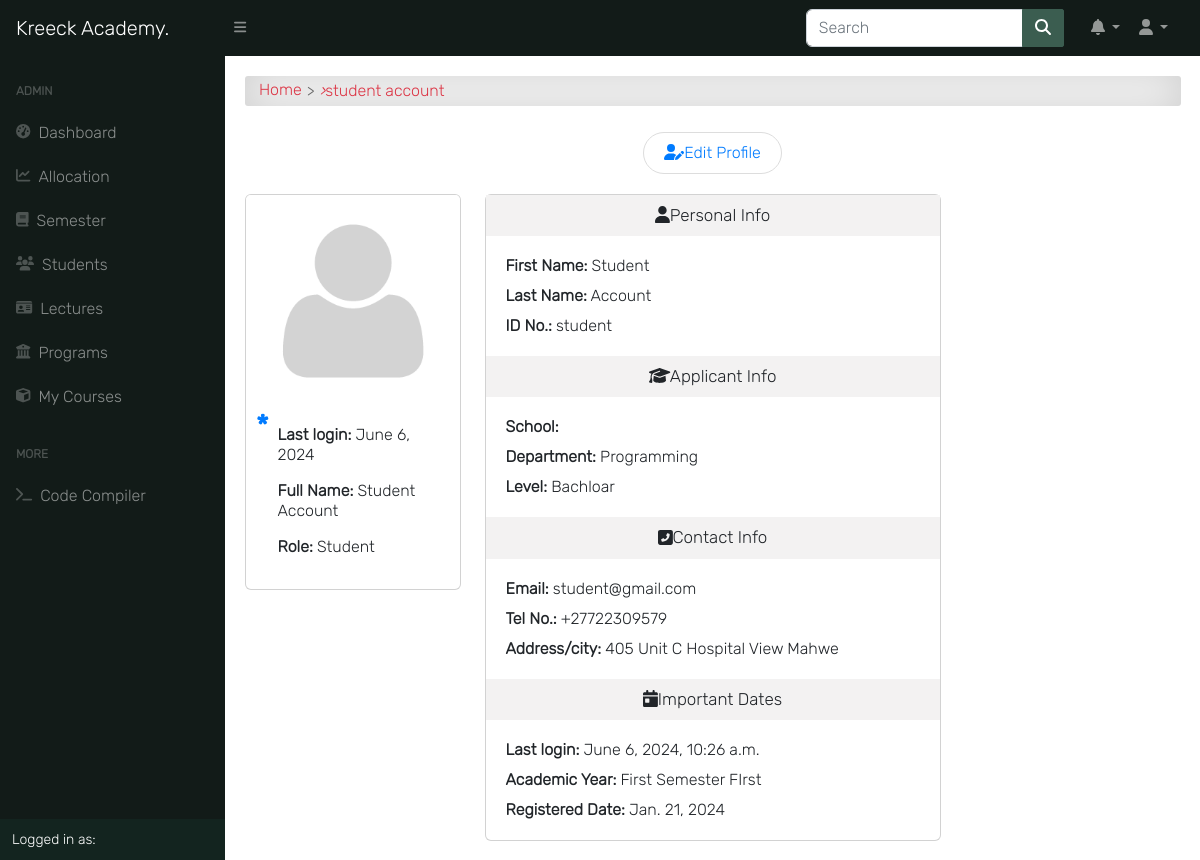
The app's page /auth/profile/3/detail/ (signed in), older data.
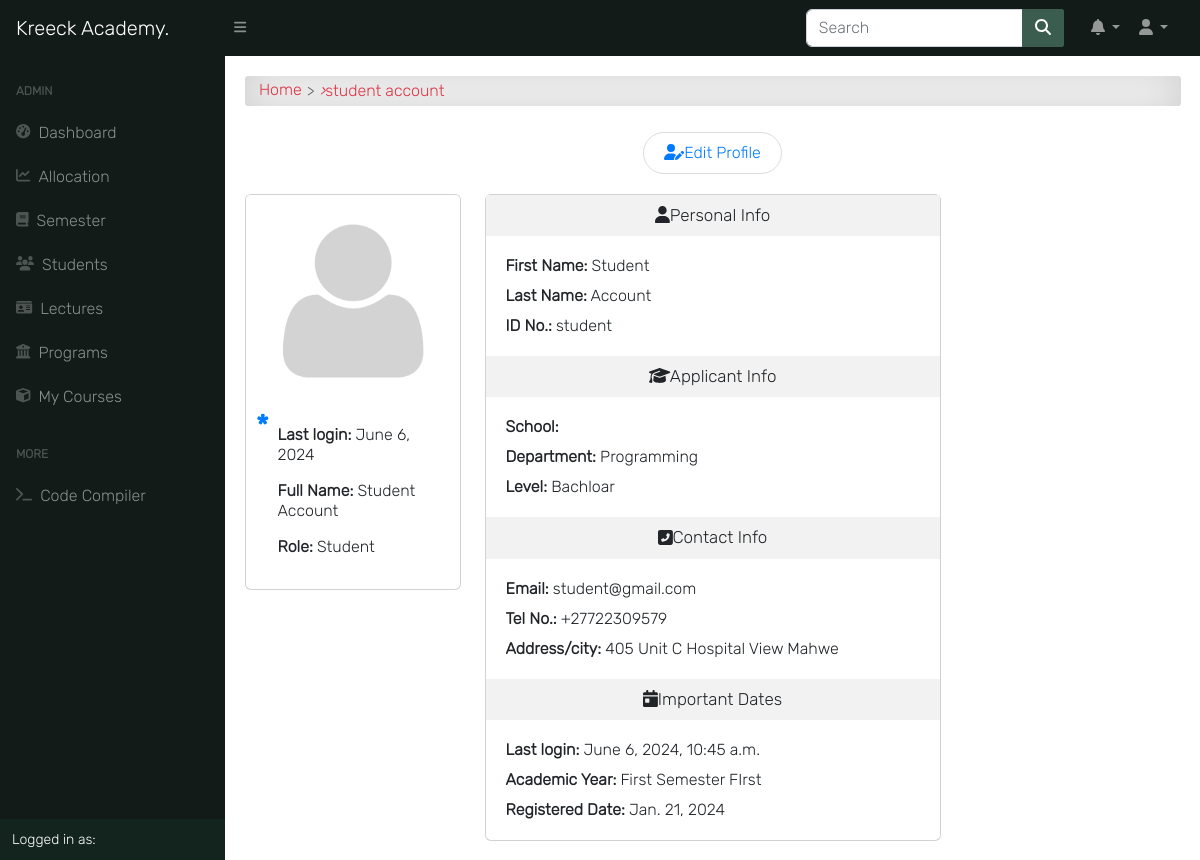
The same page, newer data.
### accounts/models.py (models this page shows, shortened)
class User(AbstractUser):
    is_student = models.BooleanField(default=False)
    is_lecturer = models.BooleanField(default=False)
    is_parent = models.BooleanField(default=False)
    is_dep_head = models.BooleanField(default=False)
    phone = models.CharField(max_length=60, blank=True, null=True)
    address = models.CharField(max_length=60, blank=True, null=True)
    picture = models.ImageField(upload_to='profile_pictures/%y/%m/%d/', default='default.png', null=True)
    email = models.EmailField(blank=True, null=True)
    username_validator = ASCIIUsernameValidator()
    objects = UserManager()
    @property
    def get_full_name(self):
        full_name = self.username
        if self.first_name and self.last_name:
            full_name = self.first_name + " " + self.last_name
        return full_name
    @property
    def get_user_role(self):
        if self.is_superuser:
            return "Admin"
        elif self.is_student:
            return "Student"
        elif self.is_lecturer:
            return "Lecturer"
        elif self.is_parent:
            return "Parent"

### accounts/views.py (the view, shortened to what this page needs)
# urls.py: path('profile/<int:id>/detail/', profile_single, name='profile_single'),
@login_required
@admin_required
def profile_single(request, id):
    if request.user.id == id:
        return redirect("/profile/")
    current_session = get_object_or_404(Session, is_current_session=True)
    current_semester = get_object_or_404(Semester, is_current_semester=True, session=current_session)
    user = User.objects.get(pk=id)
    if user.is_lecturer:
        courses = Course.objects.filter(allocated_course__lecturer__pk=id).filter(semester=current_semester)
        context = {
            'title': user.get_full_name,
            "user": user,
            "user_type": "Lecturer",
            "courses": courses,
            'current_session': current_session,
            'current_semester': current_semester,
        }
        return render(request, 'accounts/profile_single.html', context)
    elif user.is_student:
        student = Student.objects.get(student__pk=id)
        courses = TakenCourse.objects.filter(student__student__id=id, course__level=student.level)
        context = {
            'title': user.get_full_name,
            'user': user,
            "user_type": "student",
            'courses': courses,
            'student': student,
            'current_session': current_session,
            'current_semester': current_semester,
        }
        return render(request, 'accounts/profile_single.html', context)

### app/models.py (called while the page is built)
    def __str__(self):
        return self.session

    def __str__(self):
        return self.semester

### course/models.py (called while the page is built)
    def __str__(self):
        return self.title

### templates/accounts/profile_single.html (shortened to what this page needs)
{% extends 'base.html' %}
{% load static %}
{% load i18n %}
{% block content %}
<div id="input-nav"><a href="{% url 'home' %}" class="primary1">Home</a> <i>&rsaquo;</i> {{ user.get_full_name }}</div>
{% if request.user.is_superuser %}
<div class="btn-flex">
    {% if user.is_student %}
    <a class="edit-btn" href="{% url 'student_edit' pk=user.id %}">
        <i class="fas fa-user-edit"></i><span class="mobile-hide">Edit Profile</span>
    </a>
    {% endif %}
</div>
{% endif %}
<div class="row justify-content-between">
    <div class="col-md-3 mx-auto">
        <div class="card">
            {% if request.user.is_authenticated %}
                {% if not request.user.is_lecturer %}
                    <img src="{{ user.picture.url }}" class="dashboard-img" onload="cacheProfilePicture(this);">
                {% else %}
                    <img src="{{ user.picture.url }}" class="dashboard-img">
                {% endif %}
            {% endif %}
            <div class="program-description">
                <p><strong>Last login: </strong>{{ user.last_login|date }}</p>
                <p><strong>Full Name: </strong>{{ user.get_full_name|title }}</p>
                <p><strong>Role: </strong>
                    {{ user.get_user_role }}
                </p>
            </div>
        </div>
    </div>
    <div class="col-md-6">
        <div class="card">
            <p class="title-info"><i class="fas fa-user"></i>Personal Info</p>
            <div class="dashboard-description">
                <p><strong>First Name:</strong> {{ user.first_name|title }}</p>
                <p><strong>Last Name:</strong> {{ user.last_name|title }}</p>
                <p><strong>ID No.:</strong> {{ user.username }}</p>
            </div>
            {% if user.is_student %}
            <p class="title-info"><i class="fas fa-graduation-cap"></i>Applicant Info</p>
            <div class="dashboard-description">
                <p><strong>School: </strong>{{ student.get_student_school }}</p>
                <p><strong>Department: </strong>{{ student.department }}</p>
                <p><strong>Level: </strong>{{ student.level }}</p>
            </div>
            {% endif %}
            <p class="title-info"><i class="fas fa-phone-square-alt"></i>Contact Info</p>
            <div class="dashboard-description">
                <p><strong>Email:</strong> {{ user.email }}</p>
                <p><strong>Tel No.:</strong> {{ user.phone }}</p>
                <p><strong>Address/city:</strong> {{ user.address }}</p>
            </div>
            <p class="title-info"><i class="fa fa-calendar-day"></i>Important Dates</p>
            <div class="dashboard-description">
                <p><strong>Last login:</strong> {{ user.last_login }}</p>
                <p><strong>Academic Year:</strong> {{ current_semester }} Semester {{ current_session }}</p>
                <p><strong>Registered Date:</strong> {{ user.date_joined|date }}</p>
            </div>
        </div>
    </div>
    <div class="col-md-3 mx-auto"></div>
</div>
{% endblock content %}

Row changes from the older to the newer data that the page shows:
changed User "student account": last_login "June 6, 2024, 10:26 a.m." → "June 6, 2024, 10:45 a.m."
